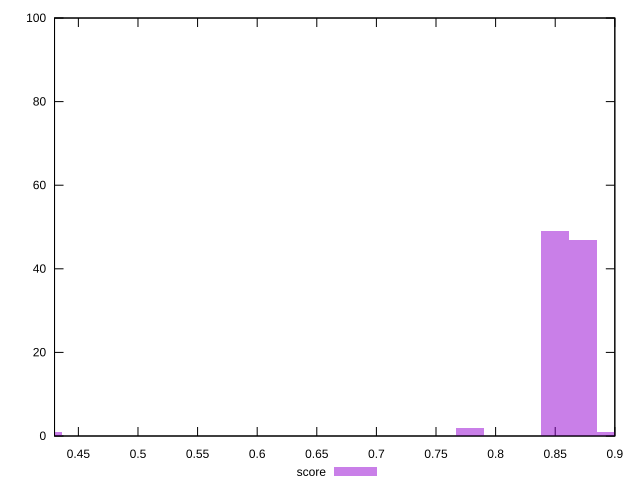

Here is the gnuplot script that generated this plot:
reset

$score <<EOF
0.42481089930529303 1
0.8496217986105861 49
0.8732224041275468 47
0.7788199820597039 2
0.8968230096445076 1
EOF

set key outside below
set boxwidth 0.023600605516960724
set xrange [0.43:0.9]
set yrange [0:100]
set trange [0:100]
set style fill transparent solid 0.5 noborder
set terminal svg size 640, 490 enhanced background rgb 'white'
set output "report_00009_2021-02-08T22-37-41.559Z/first-meaningful-paint/samples/pages+cached/score/histogram.svg"

plot $score title "score" with boxes

reset
